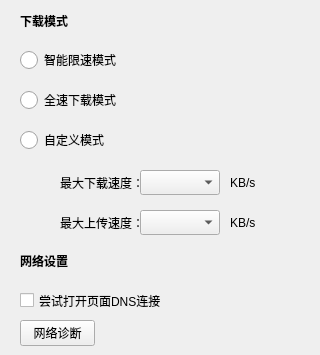
           <widget class="QWidget" name="page_4">
            <widget class="QLabel" name="label_34">
             <property name="geometry">
              <rect>
               <x>20</x>
               <y>10</y>
               <width>60</width>
               <height>21</height>
              </rect>
             </property>
             <property name="font">
              <font>
               <weight>75</weight>
               <italic>false</italic>
               <bold>true</bold>
              </font>
             </property>
             <property name="text">
              <string>下载模式</string>
             </property>
            </widget>
            <widget class="QLabel" name="label_35">
             <property name="geometry">
              <rect>
               <x>20</x>
               <y>250</y>
               <width>60</width>
               <height>21</height>
              </rect>
             </property>
             <property name="font">
              <font>
               <weight>75</weight>
               <italic>false</italic>
               <bold>true</bold>
              </font>
             </property>
             <property name="text">
              <string>网络设置</string>
             </property>
            </widget>
            <widget class="QRadioButton" name="radioButton_autoxiansu">
             <property name="geometry">
              <rect>
               <x>20</x>
               <y>50</y>
               <width>100</width>
               <height>20</height>
              </rect>
             </property>
             <property name="styleSheet">
              <string notr="true">QRadioButton::indicator
{
width:18px;
height:18px;
}
QRadioButton::indicator:checked
{
border-image: url(:/images/radio_checked.png);
}

QRadioButton::indicator:unchecked
{
border-image: url(:/images/radio_unchecked.png);
}</string>
             </property>
             <property name="text">
              <string>智能限速模式</string>
             </property>
            </widget>
            <widget class="QRadioButton" name="radioButton_fulldown">
             <property name="geometry">
              <rect>
               <x>20</x>
               <y>90</y>
               <width>100</width>
               <height>20</height>
              </rect>
             </property>
             <property name="styleSheet">
              <string notr="true">QRadioButton::indicator
{
width:18px;
height:18px;
}
QRadioButton::indicator:checked
{
border-image: url(:/images/radio_checked.png);
}

QRadioButton::indicator:unchecked
{
border-image: url(:/images/radio_unchecked.png);
}</string>
             </property>
             <property name="text">
              <string>全速下载模式</string>
             </property>
            </widget>
            <widget class="QRadioButton" name="radioButton_autoset">
             <property name="geometry">
              <rect>
               <x>20</x>
               <y>130</y>
               <width>100</width>
               <height>20</height>
              </rect>
             </property>
             <property name="styleSheet">
              <string notr="true">QRadioButton::indicator
{
width:18px;
height:18px;
}
QRadioButton::indicator:checked
{
border-image: url(:/images/radio_checked.png);
}

QRadioButton::indicator:unchecked
{
border-image: url(:/images/radio_unchecked.png);
}</string>
             </property>
             <property name="text">
              <string>自定义模式</string>
             </property>
            </widget>
            <widget class="QLabel" name="label_36">
             <property name="geometry">
              <rect>
               <x>60</x>
               <y>170</y>
               <width>81</width>
               <height>25</height>
              </rect>
             </property>
             <property name="text">
              <string>最大下载速度：</string>
             </property>
            </widget>
            <widget class="QLabel" name="label_37">
             <property name="geometry">
              <rect>
               <x>60</x>
               <y>210</y>
               <width>81</width>
               <height>25</height>
              </rect>
             </property>
             <property name="text">
              <string>最大上传速度：</string>
             </property>
            </widget>
            <widget class="QLabel" name="label_66">
             <property name="geometry">
              <rect>
               <x>230</x>
               <y>170</y>
               <width>81</width>
               <height>25</height>
              </rect>
             </property>
             <property name="text">
              <string>KB/s</string>
             </property>
            </widget>
            <widget class="QLabel" name="label_67">
             <property name="geometry">
              <rect>
               <x>230</x>
               <y>210</y>
               <width>81</width>
               <height>25</height>
              </rect>
             </property>
             <property name="text">
              <string>KB/s</string>
             </property>
            </widget>
            <widget class="QComboBox" name="comboBox_max_down_speed">
             <property name="geometry">
              <rect>
               <x>140</x>
               <y>170</y>
               <width>80</width>
               <height>25</height>
              </rect>
             </property>
            </widget>
            <widget class="QComboBox" name="comboBox_max_up_speed">
             <property name="geometry">
              <rect>
               <x>140</x>
               <y>210</y>
               <width>80</width>
               <height>25</height>
              </rect>
             </property>
            </widget>
            <widget class="QCheckBox" name="checkBox_tryopendns">
             <property name="geometry">
              <rect>
               <x>20</x>
               <y>290</y>
               <width>141</width>
               <height>21</height>
              </rect>
             </property>
             <property name="styleSheet">
              <string notr="true">QCheckBox::indicator
{

}
QCheckBox::indicator:checked
{
border-image: url(:/images/checked_set.png);
}

QCheckBox::indicator:unchecked
{
border-image: url(:/images/uncheck_set.png);
}</string>
             </property>
             <property name="text">
              <string>尝试打开页面DNS连接</string>
             </property>
            </widget>
            <widget class="QPushButton" name="pushButton_isnetwork">
             <property name="geometry">
              <rect>
               <x>20</x>
               <y>320</y>
               <width>75</width>
               <height>26</height>
              </rect>
             </property>
             <property name="text">
              <string>网络诊断</string>
             </property>
            </widget>
           </widget>
